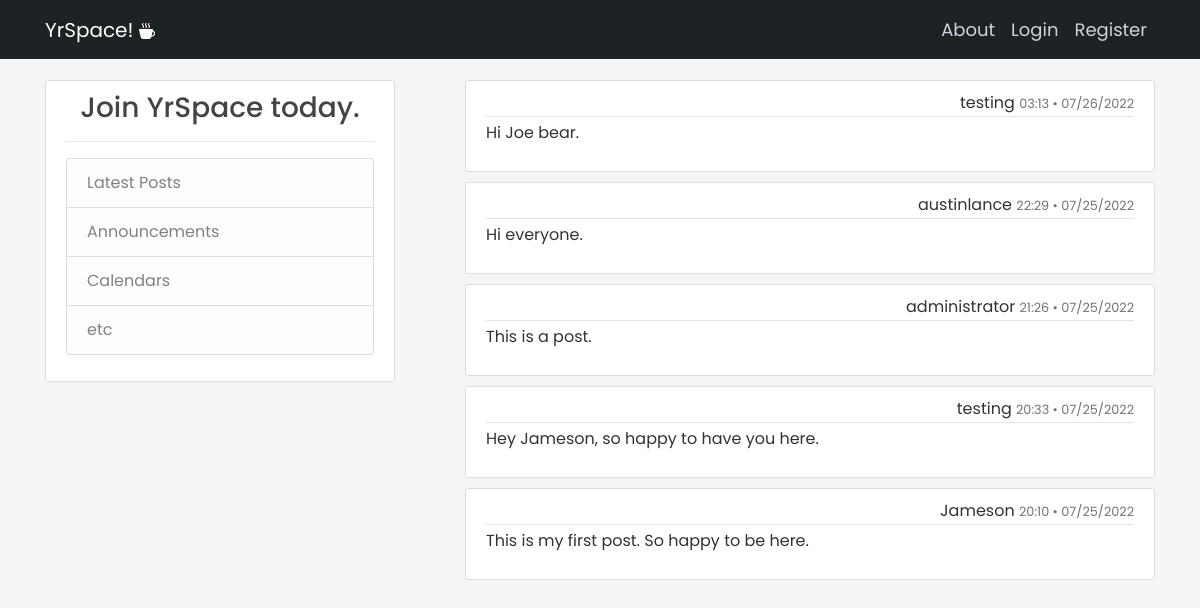
The page / on the database its author committed.
### yourspace/models.py (models this page shows, shortened)
class Post(db.Model):
    id = db.Column(db.Integer, primary_key=True)
    date_posted = db.Column(db.DateTime, nullable=False, default=datetime.utcnow)
    content = db.Column(db.Text, nullable=False)
    user_id = db.Column(db.Integer, db.ForeignKey('user.id'), nullable=False)

class User(db.Model, UserMixin):
    id = db.Column(db.Integer, primary_key=True)
    username = db.Column(db.String(80), unique=True, nullable=False)
    password = db.Column(db.String(60), nullable=False)
    email = db.Column(db.String(120), unique=True, nullable=False)
    posts = db.relationship('Post', backref='author', lazy=True) #One to Many Relationship with Post table
    is_admin = db.Column(db.Boolean, unique=False, default=False)

### yourspace/routes.py (the view)
@app.route('/', methods=['GET', 'POST'])
def home():
    posts = Post.query.order_by(Post.date_posted.desc()).all()
    form = PostForm()
    if form.validate_on_submit():
        post = Post(content=form.content.data, author=current_user)
        db.session.add(post)
        db.session.commit()
        flash(f'Your post has been created.', 'success')
        return redirect(url_for('home'))
    return render_template('home.html', form=form, posts=posts)

### yourspace/templates/home.html (shortened to what this page needs)
{% extends "base.html" %}
{% block content %}
  {% if posts | length == 0 %}
    <article class="media content-section">
        <div class="media-body">
          <div class="article-metadata">
            <p>No posts yet. :( </p>
        </div>
      </article>
  {% else %}
    <ul>
    {% for post in posts %}
    <article class="media content-section">
        <div class="media-body">
          <div class="article-metadata">
            {{ post.author.username }}
            <small class="text-muted">{{ post.date_posted.strftime("%H:%M • %m/%d/%Y") }}</small>
          </div>
          <p class="article-content">{{ post.content }}</p>
        </div>
      </article>
      {% endfor %}
      </ul>
    {% endif %}
</div>
{% endblock content %}

### yourspace/templates/base.html (shortened to what this page needs)
<!DOCTYPE html>
<html lang="en">
  <head>
    <link
      rel="stylesheet"
      href="https://maxcdn.bootstrapcdn.com/bootstrap/4.5.2/css/bootstrap.min.css"
    />
    <link
    rel="stylesheet"
    type="text/css"
    href="{{ url_for('static', filename='index.css')}}"
    />
  </head>
  <body>
    <header class="site-header">
      <nav class="navbar navbar-expand-md navbar-dark bg-breaker fixed-top">
        <div class="container">
          <a class="navbar-brand mr-4" href="{{ url_for('home') }}">YrSpace!
        </a>
          <div class="collapse navbar-collapse" id="navbarToggle">
            <div class="navbar-nav">
              {% if current_user.is_authenticated %}
                <a class="nav-item nav-link" href="{{ url_for('about') }}">About</a>
                <a class="nav-item nav-link" href="{{ url_for('account') }}">Account</a>
                <a class="nav-item nav-link" href="{{ url_for('logout') }}">Logout</a>
              {% else %}
                <a class="nav-item nav-link" href="{{ url_for('about') }}">About</a>
                <a class="nav-item nav-link" href="{{ url_for('login') }}">Login</a>
                <a class="nav-item nav-link" href="{{ url_for('register') }}">Register</a>
              {% endif %}
            </div>
          </div>
        </div>
      </nav>
    </header>
    <main role="main" class="container">
        <div class="row">
            <div class="col-md-4">
                <div class="content-section">
                  {% if current_user.is_authenticated %}
                  <h3><a href="{{ url_for('account')}}">{{ current_user.username }}</a></h3>
                    <hr/>
                  <form action="" method="POST">
                    {{ form.hidden_tag()}}
                    <fieldset class="form-group">
                        <div class="form-group">
                          {% if form.content.errors %}
                              {{ form.content(class="form-control form-control-lg is-invalid") }}
                              <div class="invalid-feedback">
                                  {% for error in form.content.errors %}
                                      <span>{{ error }}</span>
                                  {% endfor %}
                              </div>
                          {% else %}
                              {{ form.content(class="form-control form-control-lg") }}
                          {% endif %}
                        </div>
                      </fieldset>
                      <div class="form-group">
                        {{form.submit(class="btn btn-outline-info")}}
                      </div>
                  </form>
                  <hr/>
                  {% else %}
                  <h3>Join YrSpace today.</h3>
                  <hr />
                  {% endif %}
                  <ul class="list-group">
                    <li class="list-group-item list-group-item-light">Latest Posts</li>
                    <li class="list-group-item list-group-item-light">Announcements</li>
                    <li class="list-group-item list-group-item-light">Calendars</li>
                    <li class="list-group-item list-group-item-light">etc</li>
                  </ul>
              </div>
            </div>
          <div class="col-md-8">
            {% block content %}{% endblock %}
          </div>
      </main>
  </body>
</html>

### yourspace/static/index.css (style rules this page uses)
body { background: whitesmoke; color: #333333; margin-top: 5rem; font-family: 'Poppins', sans-serif;; }
h1, h2, h3, h4, h5, h6 { color: #444444; }
h3 { color: #444444; text-align: center; }
.bg-breaker { background-color: #1d2225; }
.site-header .navbar-nav .nav-link { color: #cbd5db; font-size: 18px; font-family: 'Poppins', sans-serif;; }
.content-section { background: #ffffff; padding: 10px 20px; border: 1px solid #dddddd; border-radius: 3px; margin-bottom: 10px; }
.article-content { white-space: pre-line; }
.article-metadata { padding-bottom: 1px; margin-bottom: 4px; border-bottom: 1px solid #e3e3e3; text-align: right; }
a { text-decoration: none; }

### rows shown on the page
Post: author.username "testing", date_posted "03:13 • 07/26/2022", content "Hi Joe bear."
Post: author.username "austinlance", date_posted "22:29 • 07/25/2022", content "Hi everyone."
Post: author.username "administrator", date_posted "21:26 • 07/25/2022", content "This is a post."
Post: author.username "testing", date_posted "20:33 • 07/25/2022", content "Hey Jameson, so happy to have you here."
Post: author.username "Jameson", date_posted "20:10 • 07/25/2022", content "This is my first post. So happy to be here."
